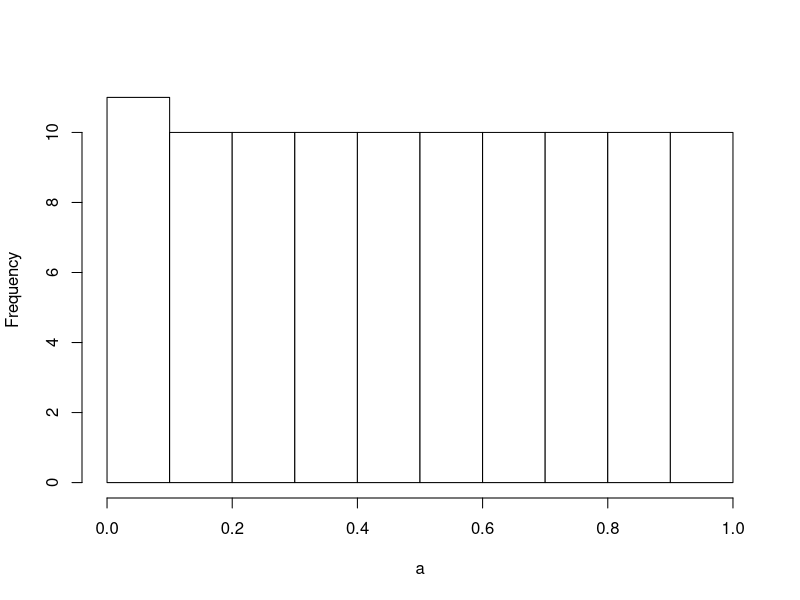
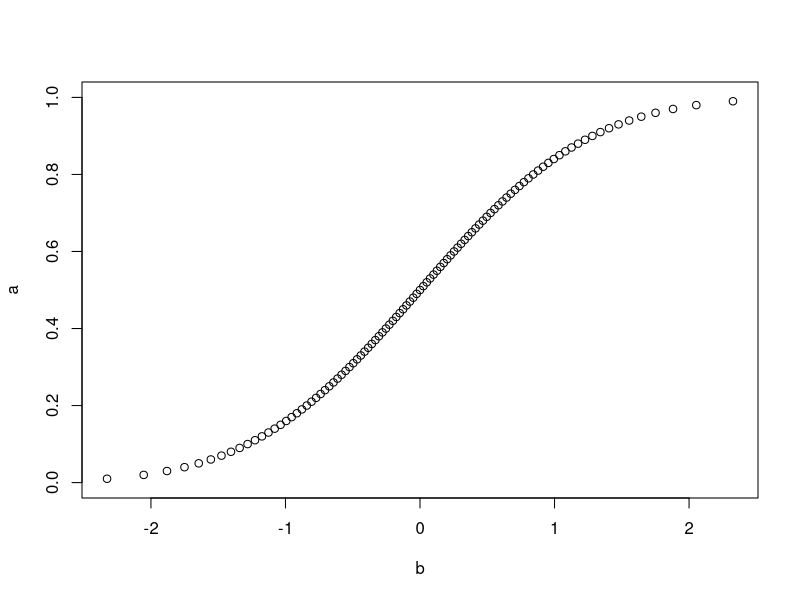
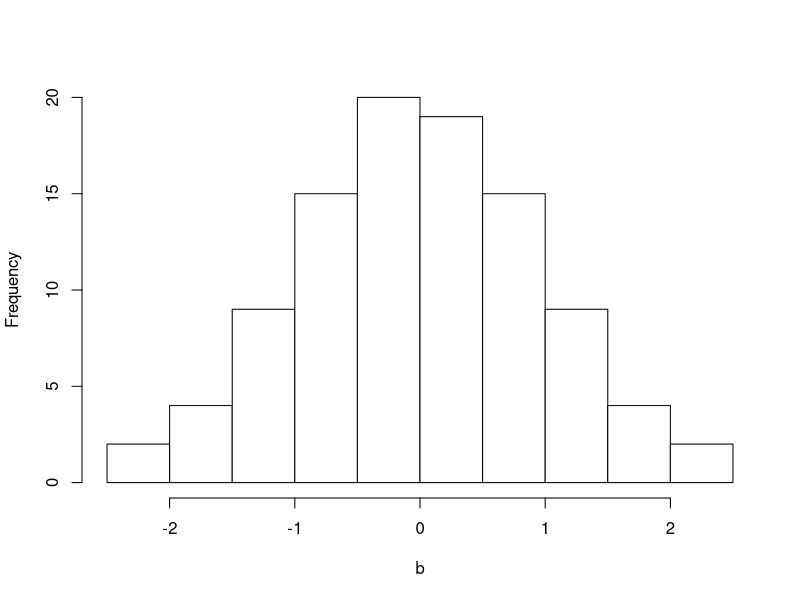
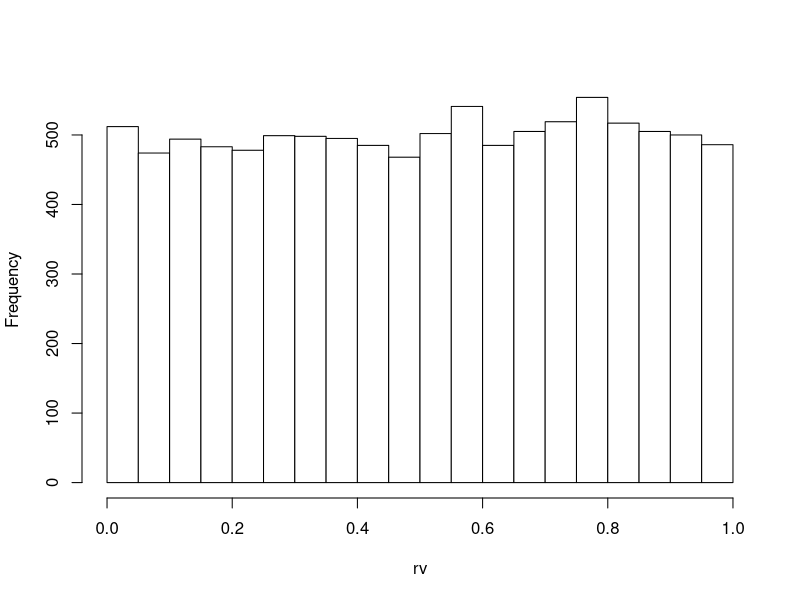
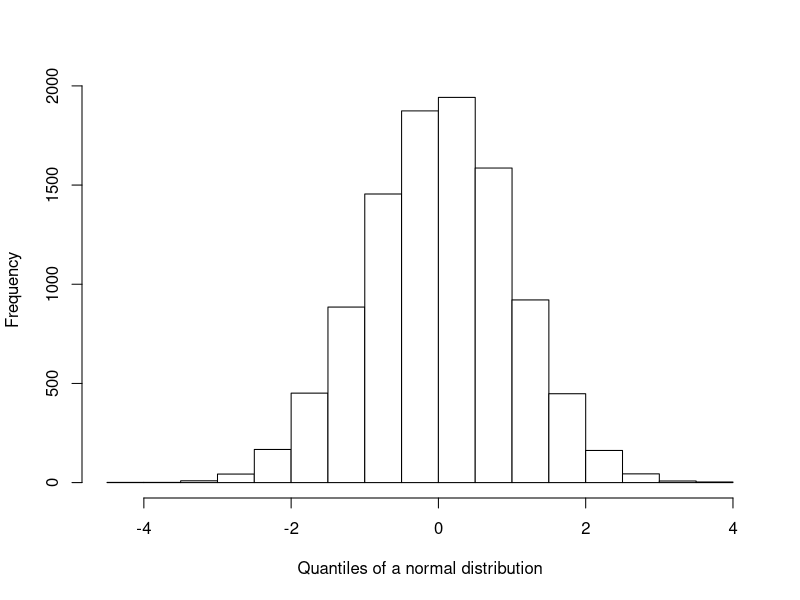
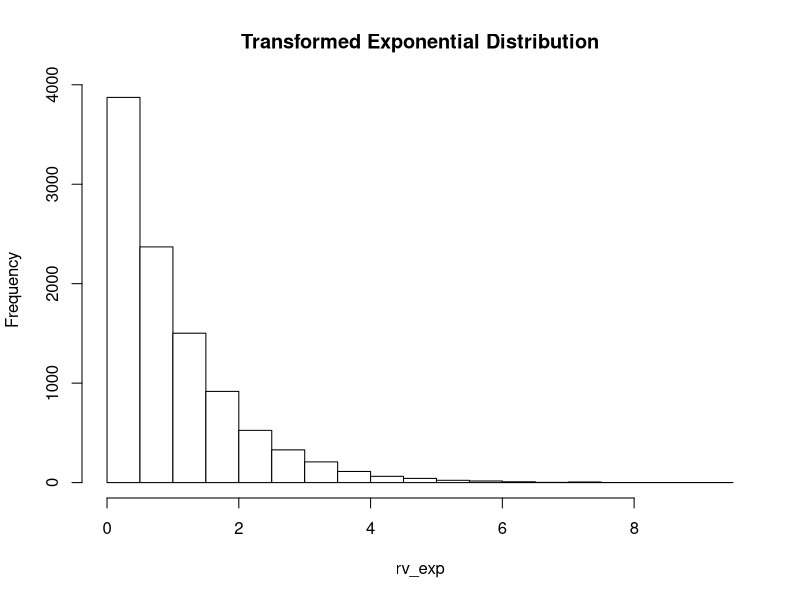
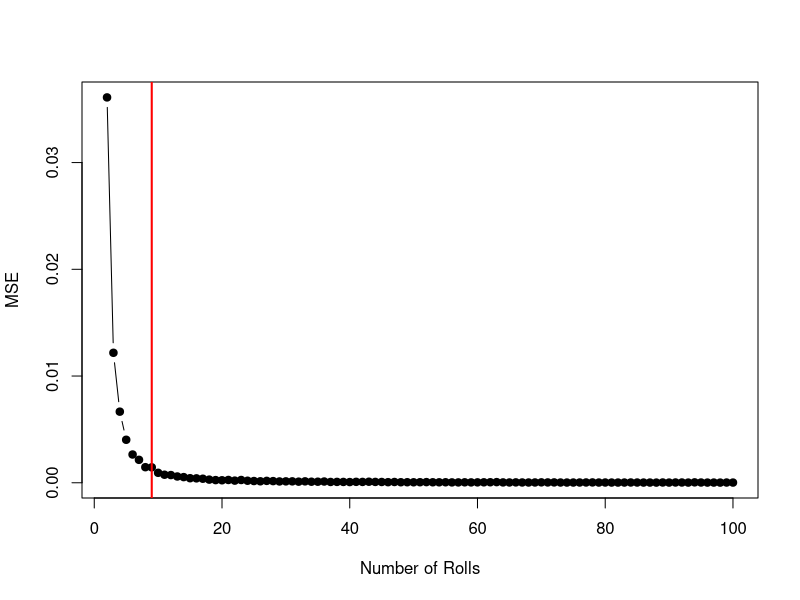

R code for these plots, in order:
## ---- chunk 1
knitr::opts_chunk$set(echo = TRUE)
## ---- chunk 2
pnorm(20, mean = 3, sd = 17)
## ---- chunk 3
qnorm(p = .95, mean = 24, sd = 3)
## ---- chunk 4
p <- dnorm(c(12, 14), mean = 10, sd = 6)
p[1]/p[2]
## ---- chunk 5
a <- seq(0, 1, by = .01)
hist(a, col = "white", main=NULL)
## ---- chunk 6
b <- qnorm(a)

plot(b, a)
## ---- chunk 7
hist(b, col = "white", main = NULL)

## ---- chunk 8
set.seed(890)

rv <- runif(10000, 0, 1)

## ---- chunk 9
hist(rv, breaks = seq(0, 1, by = 0.05), col = "white", main = NULL)
## ---- chunk 10
q <- qnorm(rv)
## ---- chunk 11
hist(q, col = "white", main = NULL, xlab = "Quantiles of a normal distribution")
## ---- chunk 12

rv_exp <- qexp(rv) 
hist(rv_exp, main = "Transformed Exponential Distribution", col = "white")

## ---- chunk 13

dice_roll <- function(N = 1, w = 6) {
  
  sides <- seq(1, w, by = 1)
  res <- sample(sides, N, replace = TRUE)
  return(mean(res)) # returning the average
}

dice_roll(N = 100, w = 6)
## ---- chunk 14
set.seed(890)
reps <-  10000
die_values <- 1:6

# To compute the theoretical quantiles we need to find the 
# expected value of a 6-sided dice roll and its standard deviation
expected_value <- sum(die_values * rep(1/6, 6))
std_dev <- sqrt(sum((1/6*((die_values-mean(die_values))^2))))
# We can define a sequence of rolls from 2 to 100. It is very likely
# that we'll reach a good approximation with way less rolls than 100.
rolls_list <- 2:100

# In this function we first simulate 10000 times `n` die rolls,
# then, we compute 10000 theoretical quantiles of a distribution
# with a mean equal to the expected value of a 6-sided dice roll
# and the standard deviation as the standard error of the mean of `n`
# die rolls.
mse_qq <- sapply(rolls_list, function(n) {
  sim_data <- replicate(reps, dice_roll(N = n))
  theoretical_quantiles <- qnorm(seq(1/(reps+1), 1 - 1/(reps+1), length.out = reps), 
                                 mean = expected_value, sd= std_dev/sqrt(n))
  sample_quantiles <- quantile(sim_data, probs = seq(1/(reps+1), 1 - 1/(reps+1), length.out = reps))
  return(mean((sample_quantiles - theoretical_quantiles)^2))
})

# Now we can print the MSE by the number of rolls to have an idea of
# when it starts to approach zero.

mse_df <- data.frame(rolls_list,mse_qq) 

knitr::kable(mse_df,
    col.names = c("Die rolls", "MSE")
  )

# Given the MSE values observed in the table above, we can define an arbitrary
# threshold for stabilization. The difference in MSE values looks less
# accentuated for MSE < 0.001. Therefore,

threshold <- 0.001

# Now we can find the first point where all subsequent MSE values are below the threshold

stabilization_point <- which(cummin(mse_df$mse_qq) < threshold)[1]

# Plot. Red line marks the stabilization point
plot(rolls_list, mse_qq, type = "b", pch = 19, 
     xlab = "Number of Rolls", ylab = "MSE")
abline(v = stabilization_point, col = "red", lwd = 2)
## ---- chunk 15

## Analytical solution

## critical z values
lower_critical <- qnorm(0.05/2)
upper_critical <- qnorm(1 - 0.05/2)

# starting sample size
n <- 2

while (TRUE) {
  
  df <- n - 1
  # corresponding t values
  t_lower <- pt(lower_critical, df)
  t_upper <- 1 - pt(upper_critical, df)

  # error rate
  t_error <- t_lower + t_upper
  
  if (abs(t_error - 0.05) <= 0.005) {
      break
    }
  n <- n + 1
}

# 
print(n)


## Simulation
set.seed(890)
reps <- 10000
tvals <- rt(reps, n - 1)

prop_tails <- mean(abs(tvals) > upper_critical)
prop_tails

mc_error <- abs(prop_tails - 0.05)
mc_error

